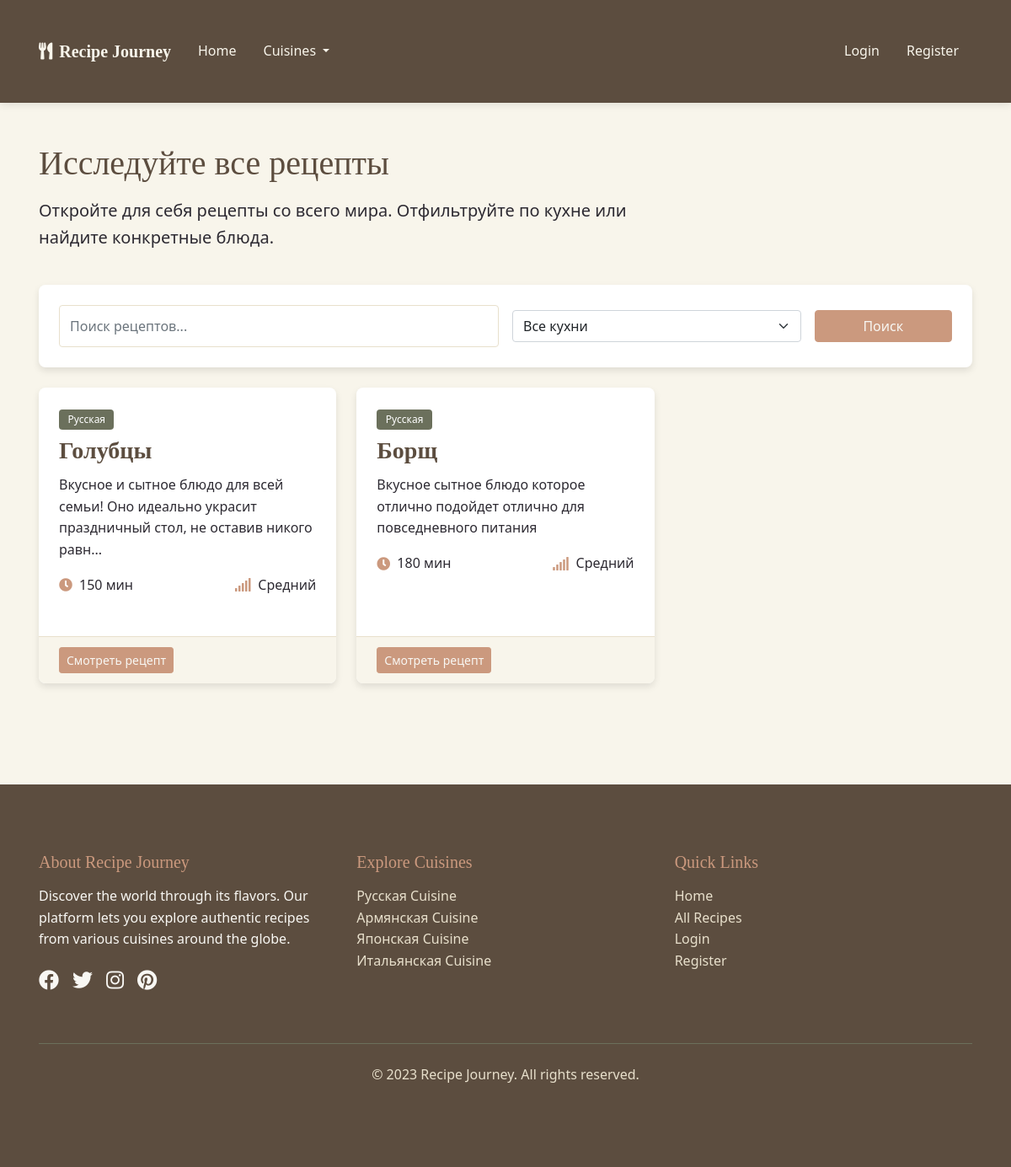
Page /recipes on the committed database.
### models.py (models this page shows, shortened)
class Recipe(db.Model):
    id = db.Column(db.Integer, primary_key=True)
    title = db.Column(db.String(128), nullable=False)
    description = db.Column(db.Text)
    ingredients = db.Column(db.Text, nullable=False)
    instructions = db.Column(db.Text, nullable=False)
    prep_time = db.Column(db.Integer)  # in minutes
    cook_time = db.Column(db.Integer)  # in minutes
    servings = db.Column(db.Integer)
    difficulty = db.Column(db.String(20))  # Easy, Medium, Hard
    created_at = db.Column(db.DateTime, default=datetime.utcnow)
    updated_at = db.Column(db.DateTime, default=datetime.utcnow, onupdate=datetime.utcnow)
    user_id = db.Column(db.Integer, db.ForeignKey('user.id'))
    cuisine_id = db.Column(db.Integer, db.ForeignKey('cuisine.id'))
    favorites = db.relationship('Favorite', backref='recipe', lazy='dynamic')

class Cuisine(db.Model):
    id = db.Column(db.Integer, primary_key=True)
    name = db.Column(db.String(64), unique=True, nullable=False)
    description = db.Column(db.Text)
    recipes = db.relationship('Recipe', backref='cuisine', lazy='dynamic')

### routes.py (the view)
@app.route('/recipes')
def recipes():
    form = SearchForm()
    cuisines = Cuisine.query.all()
    form.cuisine.choices = [(0, 'Все кухни')] + [(c.id, c.name) for c in cuisines]
    cuisine_id = request.args.get('cuisine', 0, type=int)
    search_query = request.args.get('query', '')
    query = Recipe.query
    if cuisine_id:
        query = query.filter_by(cuisine_id=cuisine_id)
        form.cuisine.data = cuisine_id
    if search_query:
        form.query.data = search_query
        query = query.filter(Recipe.title.ilike(f'%{search_query}%'))
    page = request.args.get('page', 1, type=int)
    per_page = 9  # Number of recipes per page
    recipes_pagination = query.order_by(Recipe.created_at.desc()).paginate(page=page, per_page=per_page, error_out=False)
    return render_template('recipes.html', form=form, recipes=recipes_pagination, cuisines=cuisines)

### forms.py
class SearchForm(FlaskForm):
    query = StringField('Поиск рецептов', validators=[Optional()])
    cuisine = SelectField('Кухня', coerce=int, validators=[Optional()], default=0)
    submit = SubmitField('Поиск')

### templates/recipes.html (shortened to what this page needs)
{% extends 'base.html' %}
{% block content %}
<div class="container py-5">
    <div class="row mb-4">
        <div class="col-md-8">
            <h1>
                {% if cuisine %}
                    {{ cuisine.name }} кухня
                {% else %}
                    Исследуйте все рецепты
                {% endif %}
            </h1>
            {% if cuisine %}
                <p class="lead">{{ cuisine.description }}</p>
            {% else %}
                <p class="lead">Откройте для себя рецепты со всего мира. Отфильтруйте по кухне или найдите конкретные блюда.</p>
            {% endif %}
        </div>
    </div>
    <div class="search-box mb-4">
        <form method="GET" action="{{ url_for('recipes') }}" class="row g-3 align-items-center">
            <div class="col-md-6">
                {{ form.query(class="form-control", placeholder="Поиск рецептов...") }}
            </div>
            <div class="col-md-4">
                {{ form.cuisine(class="form-select") }}
            </div>
            <div class="col-md-2">
                {{ form.submit(class="btn btn-primary w-100") }}
            </div>
        </form>
    </div>
    {% if recipes.items %}
        <div class="row">
            {% for recipe in recipes.items %}
                <div class="col-lg-4 col-md-6 mb-4">
                    <div class="card h-100 animate-on-scroll">
                        <div class="card-body">
                            <span class="badge badge-cuisine mb-2">{{ recipe.cuisine.name }}</span>
                            <h3 class="card-title">{{ recipe.title }}</h3>
                            <p class="card-text">{{ recipe.description[:100] }}{% if recipe.description|length > 100 %}...{% endif %}</p>
                            <div class="d-flex justify-content-between align-items-center mt-3">
                                <div class="recipe-meta-item">
                                    <i class="fas fa-clock text-olive"></i>
                                    <span>{{ recipe.prep_time + recipe.cook_time }} мин</span>
                                </div>
                                <div class="recipe-meta-item">
                                    <i class="fas fa-signal text-olive"></i>
                                    <span>{{ recipe.difficulty }}</span>
                                </div>
                            </div>
                        </div>
                        <div class="card-footer d-flex justify-content-between align-items-center">
                            <a href="{{ url_for('recipe_detail', recipe_id=recipe.id) }}" class="btn btn-sm btn-primary">Смотреть рецепт</a>
                        </div>
                    </div>
                </div>
            {% endfor %}
        </div>
    {% endif %}
</div>
{% endblock %}

### templates/base.html (shortened to what this page needs)
<!DOCTYPE html>
<html lang="en">
<head>
    <link href="https://cdn.jsdelivr.net/npm/bootstrap@5.1.3/dist/css/bootstrap.min.css" rel="stylesheet">
    <link rel="stylesheet" href="https://cdnjs.cloudflare.com/ajax/libs/font-awesome/5.15.4/css/all.min.css">
    <link rel="stylesheet" href="{{ url_for('static', filename='css/main.css') }}">
</head>
<body>
    <nav class="navbar navbar-expand-lg navbar-dark">
        <div class="container">
            <a class="navbar-brand" href="{{ url_for('index') }}">
                <i class="fas fa-utensils me-2"></i>Recipe Journey
            </a>
            <div class="collapse navbar-collapse" id="navbarNav">
                <ul class="navbar-nav me-auto">
                    <li class="nav-item">
                        <a class="nav-link {% if request.path == url_for('index') %}active{% endif %}" href="{{ url_for('index') }}">Home</a>
                    </li>
                    <li class="nav-item dropdown">
                        <a class="nav-link dropdown-toggle" href="#" id="navbarDropdownMenuLink" role="button" data-bs-toggle="dropdown" aria-expanded="false">
                            Cuisines
                        </a>
                    </li>
                </ul>
                <ul class="navbar-nav">
                    {% if current_user.is_authenticated %}
                        <li class="nav-item dropdown">
                            <a class="nav-link dropdown-toggle" href="#" id="userDropdown" role="button" data-bs-toggle="dropdown" aria-expanded="false">
                                <i class="fas fa-user-circle me-1"></i>{{ current_user.username }}
                            </a>
                            <ul class="dropdown-menu dropdown-menu-end" aria-labelledby="userDropdown">
                                <li><a class="dropdown-item" href="{{ url_for('profile') }}">My Profile</a></li>
                                <li><hr class="dropdown-divider"></li>
                                <li><a class="dropdown-item" href="{{ url_for('logout') }}">Logout</a></li>
                            </ul>
                        </li>
                    {% else %}
                        <li class="nav-item">
                            <a class="nav-link {% if request.path == url_for('login') %}active{% endif %}" href="{{ url_for('login') }}">Login</a>
                        </li>
                        <li class="nav-item">
                            <a class="nav-link {% if request.path == url_for('register') %}active{% endif %}" href="{{ url_for('register') }}">Register</a>
                        </li>
                    {% endif %}
                </ul>
            </div>
        </div>
    </nav>
    <main>
        {% block content %}{% endblock %}
    </main>
    <footer>
        <div class="container">
            <div class="row">
                <div class="col-md-4 mb-4">
                    <h5 class="footer-heading">About Recipe Journey</h5>
                    <p>Discover the world through its flavors. Our platform lets you explore authentic recipes from various cuisines around the globe.</p>
                    <div class="social-icons">
                        <a href="#" aria-label="Facebook"><i class="fab fa-facebook"></i></a>
                        <a href="#" aria-label="Twitter"><i class="fab fa-twitter"></i></a>
                        <a href="#" aria-label="Instagram"><i class="fab fa-instagram"></i></a>
                        <a href="#" aria-label="Pinterest"><i class="fab fa-pinterest"></i></a>
                    </div>
                </div>
                <div class="col-md-4 mb-4">
                    <h5 class="footer-heading">Explore Cuisines</h5>
                    <ul class="list-unstyled">
                        {% for cuisine in cuisines %}
                            <li><a href="{{ url_for('cuisine_recipes', cuisine_id=cuisine.id) }}" class="footer-link">{{ cuisine.name }} Cuisine</a></li>
                        {% endfor %}
                    </ul>
                </div>
                <div class="col-md-4 mb-4">
                    <h5 class="footer-heading">Quick Links</h5>
                    <ul class="list-unstyled">
                        <li><a href="{{ url_for('index') }}" class="footer-link">Home</a></li>
                        <li><a href="{{ url_for('recipes') }}" class="footer-link">All Recipes</a></li>
                        {% if current_user.is_authenticated %}
                            <li><a href="{{ url_for('profile') }}" class="footer-link">My Profile</a></li>
                            <li><a href="{{ url_for('add_recipe') }}" class="footer-link">Add Recipe</a></li>
                        {% else %}
                            <li><a href="{{ url_for('login') }}" class="footer-link">Login</a></li>
                            <li><a href="{{ url_for('register') }}" class="footer-link">Register</a></li>
                        {% endif %}
                    </ul>
                </div>
            </div>
            <div class="footer-bottom">
                <p>&copy; 2023 Recipe Journey. All rights reserved.</p>
            </div>
        </div>
    </footer>
</body>
</html>

### static/css/main.css (style rules this page uses)
:root { --beige: #f5f0e1; --light-beige: #f8f5eb; --dark-beige: #e8e0cc; --brown: #8a715e; --dark-brown: #5c4d3f; --olive: #6b705c; --light-olive: #a6a893; --accent: #cb997e; --text-dark: #2d2a32; --text-light: #f8f7f3; --shadow: rgba(0, 0, 0, 0.1); }
* { margin: 0; padding: 0; box-sizing: border-box; }
body { font-family: 'Segoe UI', Tahoma, Geneva, Verdana, sans-serif; background-color: var(--light-beige); color: var(--text-dark); line-height: 1.6; }
h1, h2, h3, h4, h5, h6 { font-family: 'Georgia', serif; margin-bottom: 1rem; color: var(--dark-brown); }
.container { padding: 2rem 1rem; }
.navbar { background-color: var(--dark-brown); box-shadow: 0 2px 10px var(--shadow); }
.navbar-brand { font-family: 'Georgia', serif; font-weight: bold; color: var(--light-beige) !important; }
.navbar-nav .nav-link { color: var(--light-beige) !important; margin: 0 0.5rem; transition: all 0.3s ease; }
.btn-primary { background-color: var(--accent); border-color: var(--accent); color: var(--text-light); }
.card { border: none; border-radius: 0.5rem; overflow: hidden; box-shadow: 0 4px 8px var(--shadow); transition: transform 0.3s ease, box-shadow 0.3s ease; margin-bottom: 1.5rem; background-color: white; }
.card-body { padding: 1.5rem; }
.card-title { font-weight: bold; margin-bottom: 0.75rem; }
.card-text { color: var(--text-dark); margin-bottom: 1rem; }
.card-footer { background-color: var(--light-beige); border-top: 1px solid var(--dark-beige); padding: 0.75rem 1.5rem; }
.recipe-meta-item { display: flex; align-items: center; gap: 0.5rem; }
.recipe-meta-item i { color: var(--accent); }
.form-control { border-radius: 0.25rem; border: 1px solid var(--dark-beige); padding: 0.75rem; }
footer { background-color: var(--dark-brown); color: var(--text-light); padding: 3rem 0; margin-top: 3rem; }
.footer-heading { color: var(--accent); margin-bottom: 1rem; }
.footer-link { color: var(--dark-beige); text-decoration: none; transition: color 0.3s ease; }
.social-icons { display: flex; gap: 1rem; margin-top: 1rem; }
.social-icons a { color: var(--text-light); font-size: 1.5rem; transition: color 0.3s ease; }
.footer-bottom { border-top: 1px solid var(--olive); padding-top: 1.5rem; margin-top: 2rem; text-align: center; color: var(--dark-beige); }
.fade-in { animation: fadeIn 0.5s ease; }
.text-olive { color: var(--olive); }
.search-box { position: relative; margin-bottom: 2rem; background-color: white; border-radius: 0.5rem; padding: 1.5rem; box-shadow: 0 4px 8px var(--shadow); }
.badge-cuisine { background-color: var(--olive); color: white; font-weight: normal; padding: 0.35rem 0.65rem; }

### rows in the picture
Recipe: cuisine.name "Русская", title "Голубцы", description "Вкусное и сытное блюдо для всей семьи! Оно идеально украсит праздничный стол, не оставив никого равн", recipe.prep_time+recipe.cook_time "150", difficulty "Средний"
Recipe: cuisine.name "Русская", title "Борщ", description "Вкусное сытное блюдо которое отлично подойдет отлично для повседневного питания", recipe.prep_time+recipe.cook_time "180", difficulty "Средний"
Cuisine: name "Русская"
Cuisine: name "Армянская"
Cuisine: name "Японская"
Cuisine: name "Итальянская"
